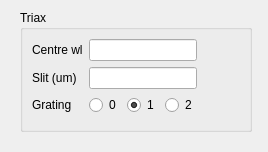
<?xml version="1.0" encoding="UTF-8"?>
<ui version="4.0">
 <class>Form</class>
 <widget class="QWidget" name="Form">
  <property name="geometry">
   <rect>
    <x>0</x>
    <y>0</y>
    <width>268</width>
    <height>152</height>
   </rect>
  </property>
  <property name="windowTitle">
   <string>Form</string>
  </property>
  <widget class="QGroupBox" name="groupBox">
   <property name="geometry">
    <rect>
     <x>20</x>
     <y>10</y>
     <width>232</width>
     <height>122</height>
    </rect>
   </property>
   <property name="title">
    <string>Triax </string>
   </property>
   <layout class="QFormLayout" name="formLayout_2">
    <item row="0" column="0">
     <layout class="QFormLayout" name="formLayout">
      <item row="0" column="0">
       <widget class="QLabel" name="label">
        <property name="text">
         <string>Centre wl</string>
        </property>
       </widget>
      </item>
      <item row="1" column="0">
       <widget class="QLabel" name="label_2">
        <property name="text">
         <string>Slit (um)</string>
        </property>
       </widget>
      </item>
      <item row="2" column="0">
       <widget class="QLabel" name="label_3">
        <property name="text">
         <string>Grating</string>
        </property>
       </widget>
      </item>
      <item row="2" column="1">
       <layout class="QHBoxLayout" name="horizontalLayout">
        <item>
         <widget class="QRadioButton" name="grating_0_radioButton">
          <property name="text">
           <string>0</string>
          </property>
         </widget>
        </item>
        <item>
         <widget class="QRadioButton" name="grating_1_radioButton">
          <property name="text">
           <string>1</string>
          </property>
          <property name="checked">
           <bool>true</bool>
          </property>
         </widget>
        </item>
        <item>
         <widget class="QRadioButton" name="grating_2_radioButton">
          <property name="text">
           <string>2</string>
          </property>
         </widget>
        </item>
       </layout>
      </item>
      <item row="0" column="1">
       <widget class="QLineEdit" name="centre_wl_lineEdit">
        <property name="mouseTracking">
         <bool>false</bool>
        </property>
       </widget>
      </item>
      <item row="1" column="1">
       <widget class="QLineEdit" name="slit_lineEdit">
        <property name="mouseTracking">
         <bool>false</bool>
        </property>
       </widget>
      </item>
     </layout>
    </item>
   </layout>
  </widget>
 </widget>
 <resources/>
 <connections/>
</ui>
